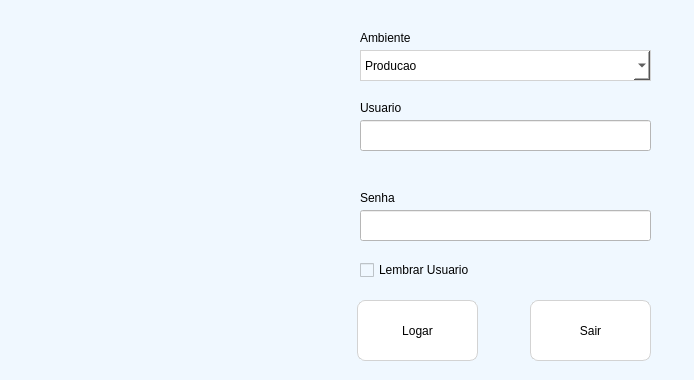
<?xml version="1.0" encoding="UTF-8"?>
<ui version="4.0">
 <class>Dialog</class>
 <widget class="QDialog" name="Dialog">
  <property name="geometry">
   <rect>
    <x>0</x>
    <y>0</y>
    <width>694</width>
    <height>380</height>
   </rect>
  </property>
  <property name="contextMenuPolicy">
   <enum>Qt::ActionsContextMenu</enum>
  </property>
  <property name="acceptDrops">
   <bool>true</bool>
  </property>
  <property name="windowTitle">
   <string>LoginWindow</string>
  </property>
  <property name="styleSheet">
   <string notr="true">background-color: #F0F8FF</string>
  </property>
  <property name="modal">
   <bool>true</bool>
  </property>
  <widget class="QFrame" name="frame_logo">
   <property name="geometry">
    <rect>
     <x>10</x>
     <y>20</y>
     <width>445</width>
     <height>341</height>
    </rect>
   </property>
   <layout class="QHBoxLayout" name="horizontalLayout">
    <property name="sizeConstraint">
     <enum>QLayout::SetMinimumSize</enum>
    </property>
    <item>
     <widget class="QLabel" name="imagelabel">
      <property name="contextMenuPolicy">
       <enum>Qt::NoContextMenu</enum>
      </property>
      <property name="layoutDirection">
       <enum>Qt::LeftToRight</enum>
      </property>
      <property name="styleSheet">
       <string notr="true"/>
      </property>
      <property name="frameShape">
       <enum>QFrame::NoFrame</enum>
      </property>
      <property name="frameShadow">
       <enum>QFrame::Raised</enum>
      </property>
      <property name="text">
       <string/>
      </property>
      <property name="pixmap">
       <pixmap>../png/logo.png</pixmap>
      </property>
     </widget>
    </item>
   </layout>
  </widget>
  <widget class="QPushButton" name="pushButton">
   <property name="geometry">
    <rect>
     <x>357</x>
     <y>300</y>
     <width>121</width>
     <height>61</height>
    </rect>
   </property>
   <property name="cursor">
    <cursorShape>PointingHandCursor</cursorShape>
   </property>
   <property name="styleSheet">
    <string notr="true">QPushButton {
    border-radius: 8px;
    padding: 5px 10px;
	background-color: white;
	border: 0.6px solid lightgrey
}

QPushButton:hover {
    background-color: lightblue;
}
 
QPushButton:pressed {
    background-color: #1c5980;
}</string>
   </property>
   <property name="text">
    <string>Logar</string>
   </property>
   <property name="autoRepeat">
    <bool>false</bool>
   </property>
  </widget>
  <widget class="QComboBox" name="ambientebox">
   <property name="geometry">
    <rect>
     <x>360</x>
     <y>50</y>
     <width>291</width>
     <height>31</height>
    </rect>
   </property>
   <property name="cursor">
    <cursorShape>PointingHandCursor</cursorShape>
   </property>
   <property name="styleSheet">
    <string notr="true">background-color:white; border: 0.5px solid lightgrey;</string>
   </property>
   <item>
    <property name="text">
     <string>Producao</string>
    </property>
   </item>
   <item>
    <property name="text">
     <string>Desenvolvimento</string>
    </property>
   </item>
  </widget>
  <widget class="QLineEdit" name="inputuser">
   <property name="geometry">
    <rect>
     <x>360</x>
     <y>120</y>
     <width>291</width>
     <height>31</height>
    </rect>
   </property>
   <property name="styleSheet">
    <string notr="true">background-color:white</string>
   </property>
   <property name="cursorMoveStyle">
    <enum>Qt::VisualMoveStyle</enum>
   </property>
  </widget>
  <widget class="QLineEdit" name="inputpassword">
   <property name="geometry">
    <rect>
     <x>360</x>
     <y>210</y>
     <width>291</width>
     <height>31</height>
    </rect>
   </property>
   <property name="styleSheet">
    <string notr="true">background-color:white</string>
   </property>
   <property name="echoMode">
    <enum>QLineEdit::Password</enum>
   </property>
   <property name="cursorMoveStyle">
    <enum>Qt::VisualMoveStyle</enum>
   </property>
  </widget>
  <widget class="QLabel" name="label_2">
   <property name="geometry">
    <rect>
     <x>360</x>
     <y>30</y>
     <width>110</width>
     <height>16</height>
    </rect>
   </property>
   <property name="text">
    <string>Ambiente</string>
   </property>
  </widget>
  <widget class="QLabel" name="label_3">
   <property name="geometry">
    <rect>
     <x>360</x>
     <y>100</y>
     <width>110</width>
     <height>16</height>
    </rect>
   </property>
   <property name="text">
    <string>Usuario</string>
   </property>
  </widget>
  <widget class="QLabel" name="label_4">
   <property name="geometry">
    <rect>
     <x>360</x>
     <y>190</y>
     <width>110</width>
     <height>16</height>
    </rect>
   </property>
   <property name="text">
    <string>Senha</string>
   </property>
  </widget>
  <widget class="QPushButton" name="pushButton_2">
   <property name="geometry">
    <rect>
     <x>530</x>
     <y>300</y>
     <width>121</width>
     <height>61</height>
    </rect>
   </property>
   <property name="cursor">
    <cursorShape>PointingHandCursor</cursorShape>
   </property>
   <property name="styleSheet">
    <string notr="true">QPushButton {
    border-radius: 8px;
    padding: 5px 10px;
	background-color: white;
	border: 0.6px solid lightgrey
}

QPushButton:hover {
    background-color: lightblue;
}
 
QPushButton:pressed {
    background-color: #1c5980;
}</string>
   </property>
   <property name="text">
    <string>Sair</string>
   </property>
   <property name="autoRepeat">
    <bool>false</bool>
   </property>
  </widget>
  <widget class="QCheckBox" name="check_lembrar">
   <property name="geometry">
    <rect>
     <x>360</x>
     <y>260</y>
     <width>151</width>
     <height>20</height>
    </rect>
   </property>
   <property name="text">
    <string>Lembrar Usuario</string>
   </property>
  </widget>
  <zorder>frame_logo</zorder>
  <zorder>label_4</zorder>
  <zorder>inputpassword</zorder>
  <zorder>inputuser</zorder>
  <zorder>label_3</zorder>
  <zorder>pushButton_2</zorder>
  <zorder>label_2</zorder>
  <zorder>check_lembrar</zorder>
  <zorder>ambientebox</zorder>
  <zorder>pushButton</zorder>
 </widget>
 <tabstops>
  <tabstop>ambientebox</tabstop>
  <tabstop>inputuser</tabstop>
  <tabstop>inputpassword</tabstop>
  <tabstop>pushButton</tabstop>
 </tabstops>
 <resources>
  <include location="../../qt.qrc"/>
 </resources>
 <connections>
  <connection>
   <sender>pushButton</sender>
   <signal>clicked()</signal>
   <receiver>Dialog</receiver>
   <slot>open()</slot>
   <hints>
    <hint type="sourcelabel">
     <x>441</x>
     <y>327</y>
    </hint>
    <hint type="destinationlabel">
     <x>501</x>
     <y>512</y>
    </hint>
   </hints>
  </connection>
 </connections>
</ui>
